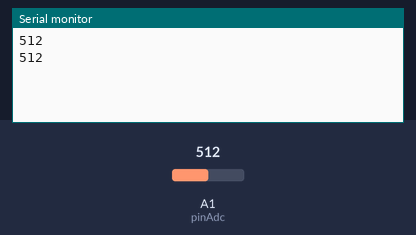
Bench run of a sketch on a simulated Arduino Uno, built with avr-gcc and run on an emulated ATmega328P. Shown: the last lines printed to the serial monitor. The inputs (shaded band) are chosen by the test bench; at power-on: A1 (pinAdc) = 512.

Above: at 1.2 s.
1.3 s: A1 (pinAdc) set to 716
At 2.6 s:
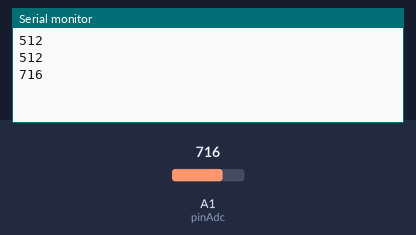
2.8 s: A1 (pinAdc) set to 900
At 3.6 s:
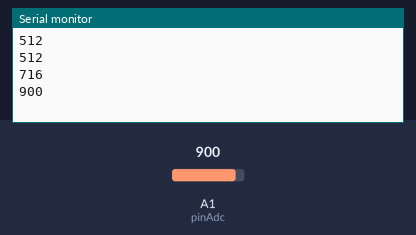
Timing chart, 0 to 5.8 s (numbered marks = the images above; inputs shaded):
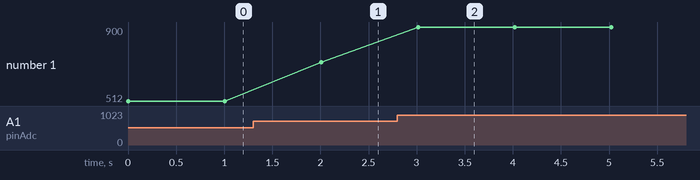

Measured:
- after the input at 1.3 s, the serial monitor: prints a new line after 0.71 s (image 1)
- after the input at 2.8 s, the serial monitor: prints a new line after 0.21 s (image 2)
- plotted number 1: 512 → 716 after the input at 1.3 s, 716 → 900 after the input at 2.8 s

The sketch:

sketch_grove_sound_sensor1.ino
```cpp
// test code for Grove - Sound Sensor
// loovee @ 2016-8-30

const int pinAdc = A1;

void setup()
{
    Serial.begin(115200);
    //Serial.println("Grove - Sound Sensor Test...");
}

void loop()
{
    long sum = 0;
    for(int i=0; i<32; i++)
    {
        sum += analogRead(pinAdc);
    }

    sum >>= 5;

    Serial.println(sum);
    delay(1000);
}
```
